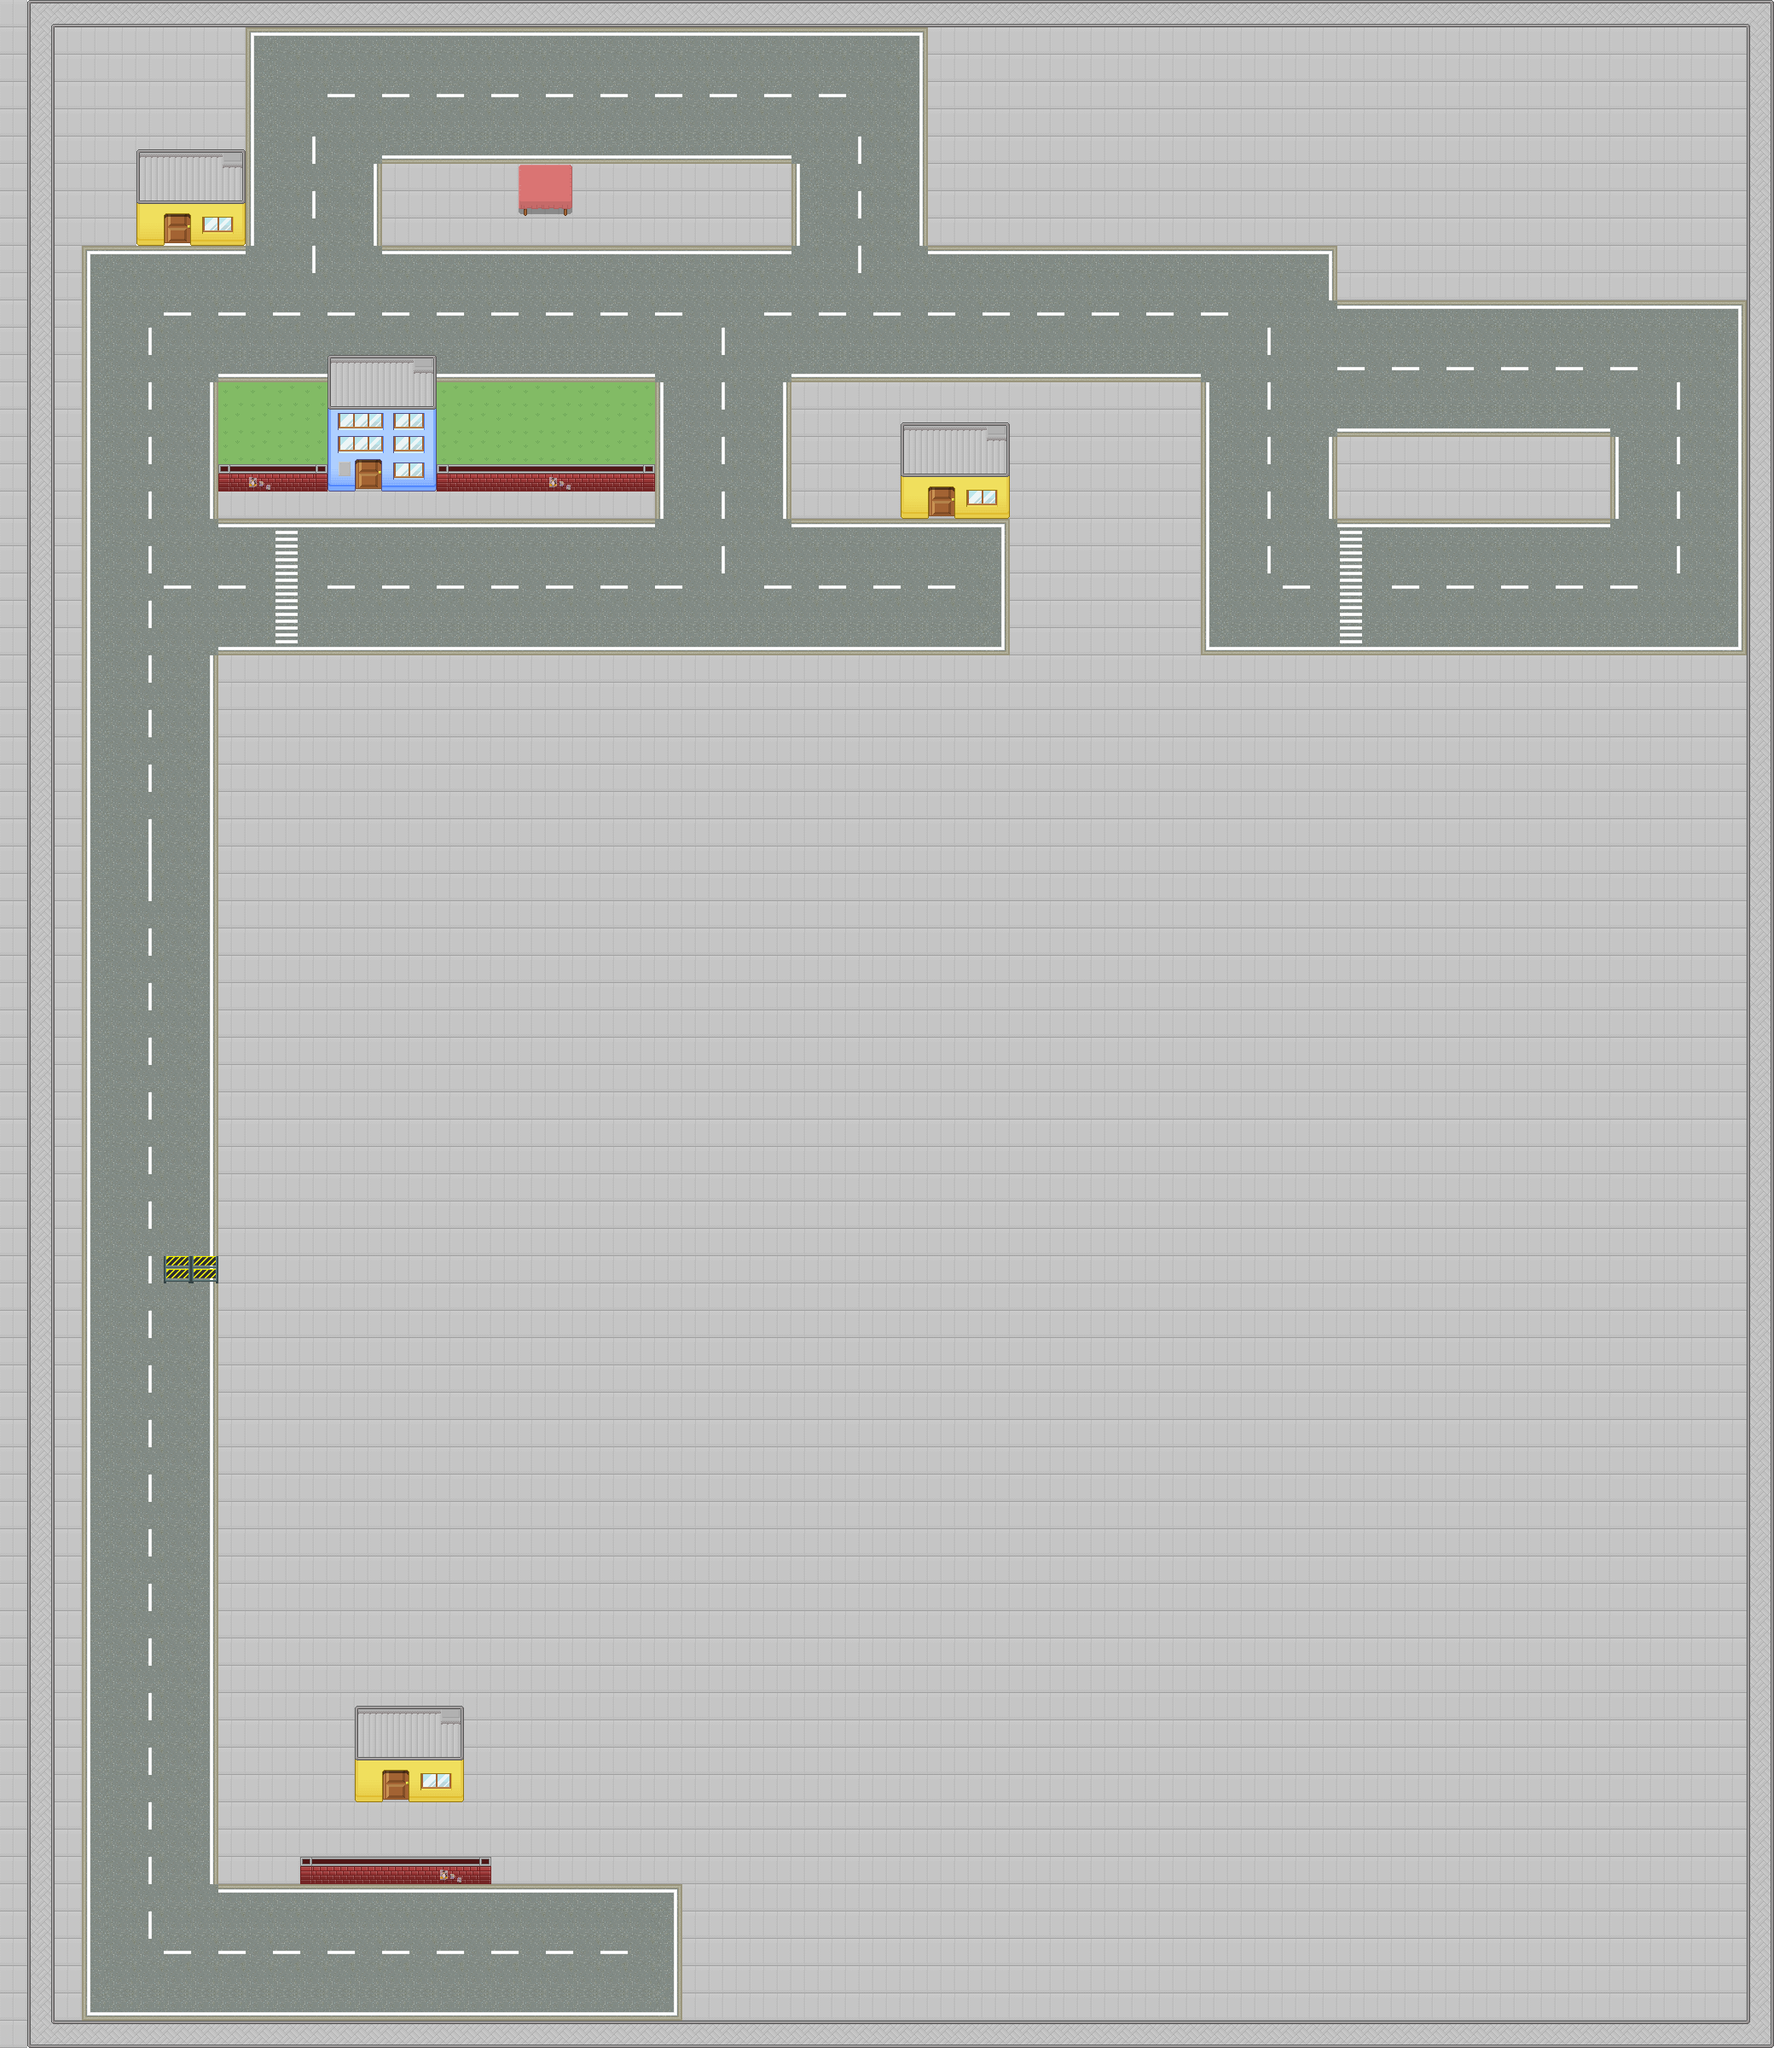

Tiled map render using the project's own tile images. Description and the map definition, with tile-layer contents summarised, below:
An orthogonal 65x75 tile map with 32x32 px tiles, 3 tile layers (Road, Solid, Buildings), 3 tilesets and 15 objects.

<map version="1.0" orientation="orthogonal" width="65" height="75" tilewidth="32" tileheight="32" backgroundcolor="#ffffff">
 <tileset firstgid="1" name="example_tileset" tilewidth="32" tileheight="32">
  <image source="tilesets/example_tileset.png" width="480" height="736" />
 </tileset>
 <tileset firstgid="346" name="Road-Aidan" tilewidth="32" tileheight="32">
  <image source="tilesets/Road-Aidan.png" width="1024" height="1024" />
 </tileset>
 <tileset firstgid="1370" name="example_tileset2" tilewidth="32" tileheight="32">
  <image source="tilesets/example_tileset2.png" width="256" height="128" />
 </tileset>
 <layer name="Road" width="65" height="75">
  <data>[4875 cells, 4863 non-empty, 22 distinct tile ids]</data>
 </layer>
 <layer name="Solid" width="65" height="75">
  <data>[4875 cells, 25 non-empty, 9 distinct tile ids]</data>
 </layer>
 <layer name="Buildings" width="65" height="75">
  <data>[4875 cells, 68 non-empty, 36 distinct tile ids]</data>
 </layer>
 <objectgroup name="box2D" width="65" height="75">
  <object x="160" y="175" width="127" height="112" />
  <object x="384" y="416" width="128" height="160" />
  <object x="256" y="544" width="128" height="32" />
  <object x="512" y="544" width="256" height="32" />
  <object x="608" y="192" width="64" height="64" />
  <object x="1056" y="495" width="126" height="113" />
  <object x="417" y="2000" width="125" height="112" />
  <object x="64" y="2368" width="2016" height="32" />
  <object x="32" y="0" width="32" />
  <object x="32" y="32" width="32" height="2400" />
  <object x="32" y="0" width="2048" height="32" />
  <object x="2048" y="32" width="32" height="2304" />
  <object x="2048" y="2336" width="32" height="32" />
  <object x="192" y="1472" width="64" height="32" />
  <object x="352" y="2176" width="224" height="32" />
 </objectgroup>
</map>
